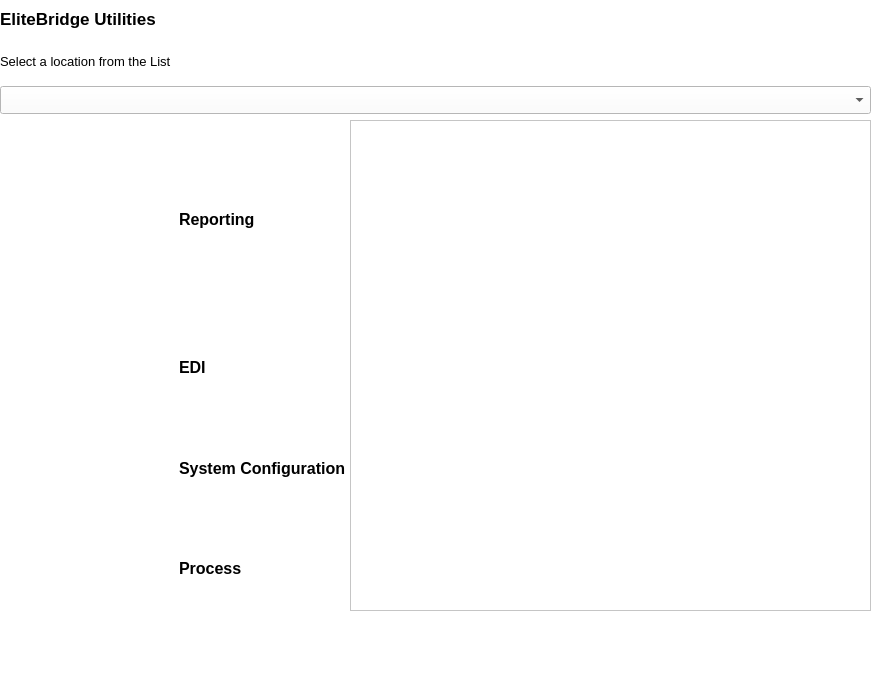
<?xml version="1.0" encoding="UTF-8"?>
<ui version="4.0">
 <class>Admin</class>
 <widget class="QMainWindow" name="Admin">
  <property name="geometry">
   <rect>
    <x>0</x>
    <y>0</y>
    <width>888</width>
    <height>682</height>
   </rect>
  </property>
  <property name="windowTitle">
   <string>MainWindow</string>
  </property>
  <property name="styleSheet">
   <string notr="true">background-color:rgb(255, 255, 255)</string>
  </property>
  <widget class="QWidget" name="centralwidget">
   <widget class="QFrame" name="dynamix">
    <property name="geometry">
     <rect>
      <x>350</x>
      <y>120</y>
      <width>521</width>
      <height>491</height>
     </rect>
    </property>
    <property name="frameShape">
     <enum>QFrame::StyledPanel</enum>
    </property>
    <property name="frameShadow">
     <enum>QFrame::Raised</enum>
    </property>
    <widget class="QLabel" name="label_5">
     <property name="geometry">
      <rect>
       <x>50</x>
       <y>60</y>
       <width>63</width>
       <height>20</height>
      </rect>
     </property>
     <property name="text">
      <string/>
     </property>
    </widget>
   </widget>
   <widget class="QWidget" name="">
    <property name="geometry">
     <rect>
      <x>0</x>
      <y>0</y>
      <width>871</width>
      <height>114</height>
     </rect>
    </property>
    <property name="font">
     <font>
      <pointsize>13</pointsize>
      <bold>true</bold>
     </font>
    </property>
    <layout class="QVBoxLayout" name="verticalLayout">
     <item>
      <widget class="QLabel" name="label">
       <property name="font">
        <font>
         <pointsize>13</pointsize>
         <bold>true</bold>
        </font>
       </property>
       <property name="text">
        <string>EliteBridge Utilities</string>
       </property>
      </widget>
     </item>
     <item>
      <widget class="QLabel" name="label_2">
       <property name="font">
        <font>
         <pointsize>10</pointsize>
         <bold>false</bold>
        </font>
       </property>
       <property name="text">
        <string>Select a location from the List</string>
       </property>
      </widget>
     </item>
     <item>
      <widget class="QComboBox" name="comboBox">
       <property name="font">
        <font>
         <pointsize>13</pointsize>
         <bold>true</bold>
        </font>
       </property>
      </widget>
     </item>
    </layout>
   </widget>
   <widget class="QWidget" name="">
    <property name="geometry">
     <rect>
      <x>0</x>
      <y>125</y>
      <width>346</width>
      <height>491</height>
     </rect>
    </property>
    <layout class="QGridLayout" name="gridLayout">
     <item row="0" column="0" rowspan="2" colspan="2">
      <widget class="QLabel" name="label_3">
       <property name="text">
        <string/>
       </property>
       <property name="pixmap">
        <pixmap>C:/Users/Dell/OneDrive/Pictures/Screenshots/Screenshot 2023-06-10 121132.png</pixmap>
       </property>
      </widget>
     </item>
     <item row="2" column="0" colspan="2">
      <widget class="QLabel" name="label_6">
       <property name="text">
        <string/>
       </property>
       <property name="pixmap">
        <pixmap>C:/Users/Dell/OneDrive/Pictures/Screenshots/ide.png</pixmap>
       </property>
      </widget>
     </item>
     <item row="2" column="2">
      <widget class="QLabel" name="EDI">
       <property name="font">
        <font>
         <pointsize>12</pointsize>
         <bold>true</bold>
        </font>
       </property>
       <property name="mouseTracking">
        <bool>true</bool>
       </property>
       <property name="text">
        <string>EDI</string>
       </property>
      </widget>
     </item>
     <item row="3" column="0" colspan="2">
      <widget class="QLabel" name="label_9">
       <property name="text">
        <string/>
       </property>
       <property name="pixmap">
        <pixmap>C:/Users/Dell/OneDrive/Pictures/Screenshots/systemconfig.png</pixmap>
       </property>
      </widget>
     </item>
     <item row="3" column="2">
      <widget class="QLabel" name="systemconfig">
       <property name="font">
        <font>
         <pointsize>12</pointsize>
         <bold>true</bold>
        </font>
       </property>
       <property name="mouseTracking">
        <bool>true</bool>
       </property>
       <property name="text">
        <string>System Configuration</string>
       </property>
      </widget>
     </item>
     <item row="4" column="0" colspan="2">
      <widget class="QLabel" name="label_10">
       <property name="text">
        <string/>
       </property>
       <property name="pixmap">
        <pixmap>C:/Users/Dell/OneDrive/Pictures/Screenshots/process.png</pixmap>
       </property>
      </widget>
     </item>
     <item row="4" column="2">
      <widget class="QLabel" name="process">
       <property name="font">
        <font>
         <pointsize>12</pointsize>
         <bold>true</bold>
        </font>
       </property>
       <property name="mouseTracking">
        <bool>true</bool>
       </property>
       <property name="text">
        <string>Process</string>
       </property>
      </widget>
     </item>
     <item row="0" column="2" rowspan="2">
      <widget class="QLabel" name="reporting">
       <property name="font">
        <font>
         <pointsize>12</pointsize>
         <bold>true</bold>
        </font>
       </property>
       <property name="mouseTracking">
        <bool>true</bool>
       </property>
       <property name="text">
        <string>Reporting</string>
       </property>
      </widget>
     </item>
    </layout>
   </widget>
  </widget>
  <widget class="QMenuBar" name="menubar">
   <property name="geometry">
    <rect>
     <x>0</x>
     <y>0</y>
     <width>888</width>
     <height>25</height>
    </rect>
   </property>
  </widget>
  <widget class="QStatusBar" name="statusbar"/>
 </widget>
 <resources/>
 <connections/>
</ui>
